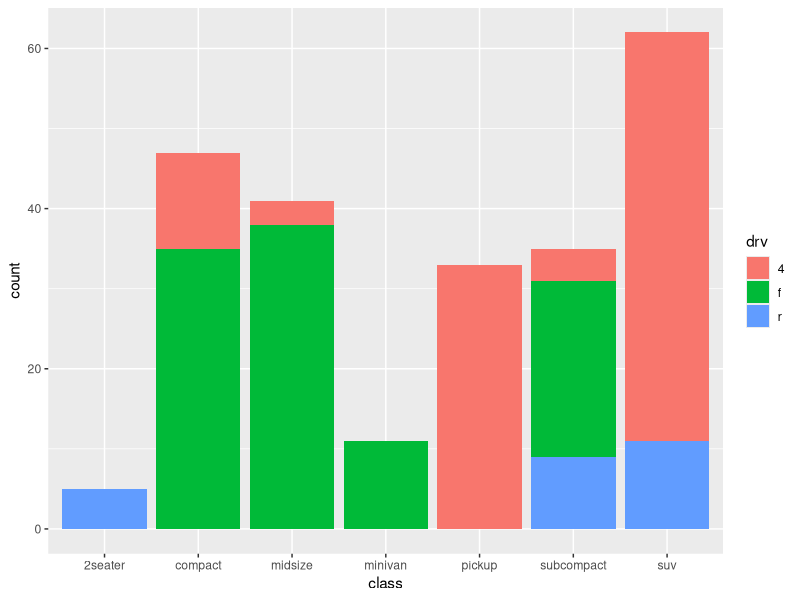
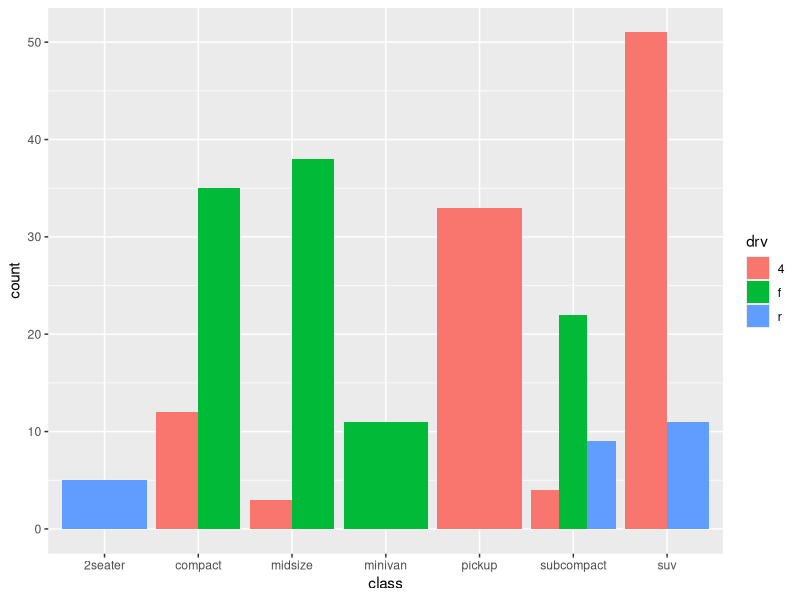
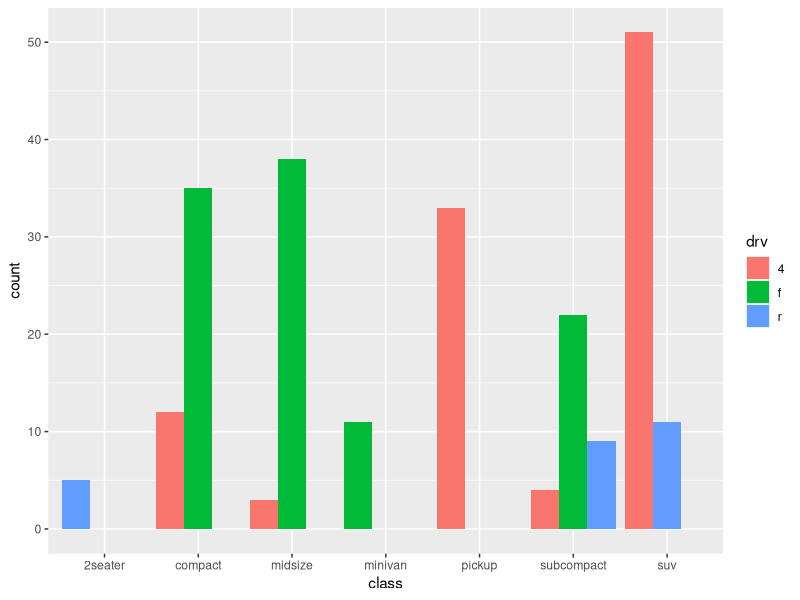
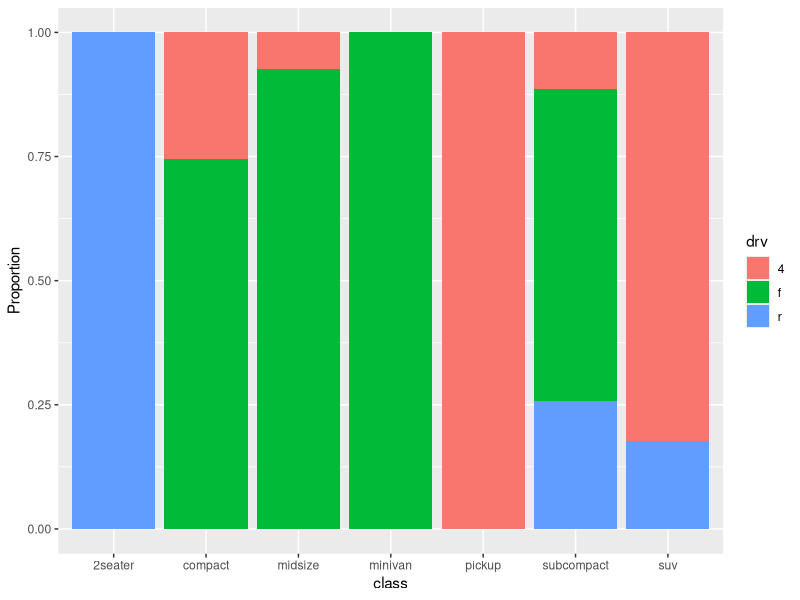
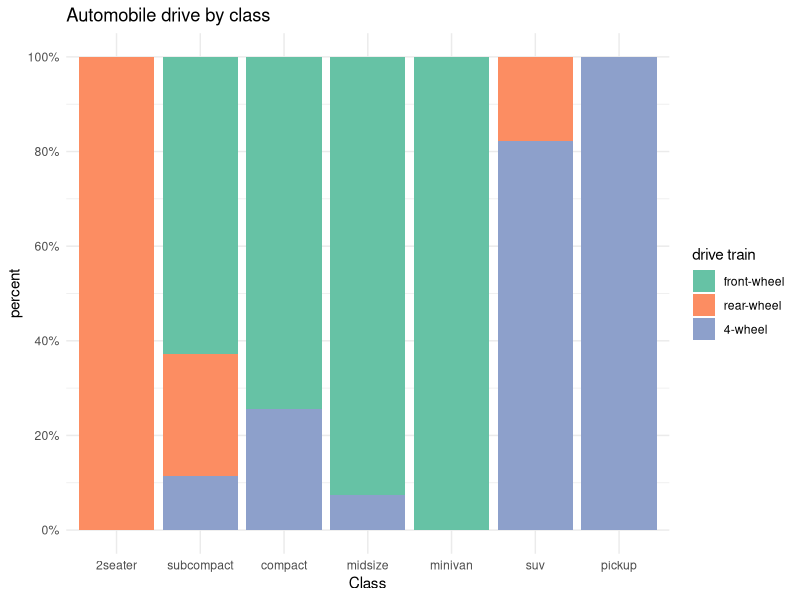
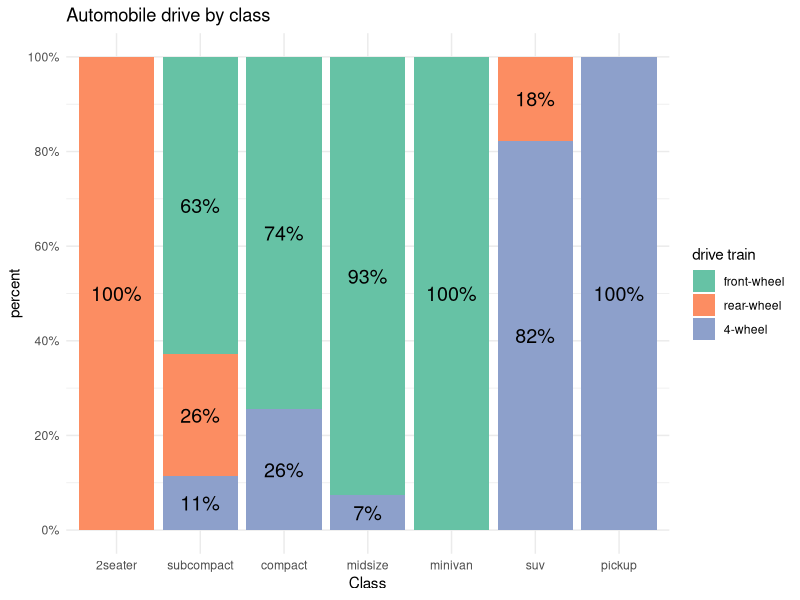

These figures' R source, in order:
#Multivariate
#Stacked barchart
library(tidyverse)
ggplot(mpg, aes(x=class, fill=drv))+geom_bar(position = "stack")
#grouped bar plot
ggplot(mpg, aes(x=class, fill=drv))+geom_bar(position = "dodge")
#for not making other bars wider
ggplot(mpg, aes(x=class, fill=drv))+geom_bar(position = position_dodge(preserve = "single"))
#segmented bar plot
ggplot(mpg,aes(x = class,fill = drv)) +geom_bar(position = "fill") +labs(y = "Proportion")
#factors can be used to modify the order of the bars (in albhabetical order), scale_fill_brewer changes the fill color scheme, the factor can also be used to change labels (see y-axis)
ggplot(mpg, aes(x=factor(class, levels=c("2seater", "subcompact", "compact", "midsize", "minivan", "suv", "pickup")), fill=factor(drv, levels = c("f", "r", "4"), labels=c("front-wheel", "rear-wheel", "4-wheel"))))+geom_bar(position = "fill")+scale_y_continuous(breaks = seq(0,1,.2), label=scales::percent)+scale_fill_brewer(palette = "Set2")+labs(y="percent", fill="drive train", x="Class", title = "Automobile drive by class")+theme_minimal()
# adding percent label to each segment
data<-mpg%>%group_by(class, drv)%>%summarise(n=n())%>%mutate(pct=n/sum(n), lbl=scales::percent(pct))
#using geom_text to addpercent labels
ggplot(data, aes(x=factor(class, levels=c("2seater", "subcompact", "compact", "midsize", "minivan", "suv", "pickup")), y=pct, fill=factor(drv, levels = c("f", "r", "4"), labels=c("front-wheel", "rear-wheel", "4-wheel"))))+geom_bar(stat="identity",position = "fill")+scale_y_continuous(breaks = seq(0,1,.2), label=scales::percent)+scale_fill_brewer(palette = "Set2")+labs(y="percent", fill="drive train", x="Class", title = "Automobile drive by class")+theme_minimal()+geom_text(aes(label=lbl), size=5, position = position_stack(vjust = 0.5))
